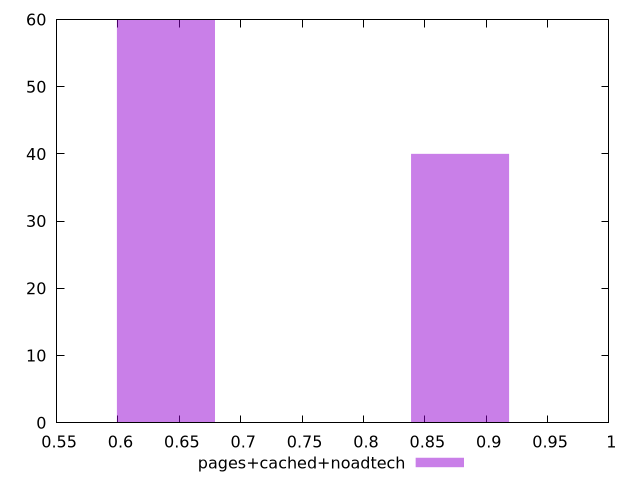

The gnuplot source for this figure:
$_pagesCachedNoadtech <<EOF
0.6390889751778277 60
0.8787473408695131 40
EOF
set key outside below
set terminal pngcairo
set output "report_00004_2020-11-02T20-21-41.718Z/render-blocking-resources/pages+cached+noadtech//hist.png"
set yrange [0:60]
set boxwidth 0.07988612189722846
set style fill transparent solid 0.5 noborder
plot $_pagesCachedNoadtech title "pages+cached+noadtech" with boxes ,
